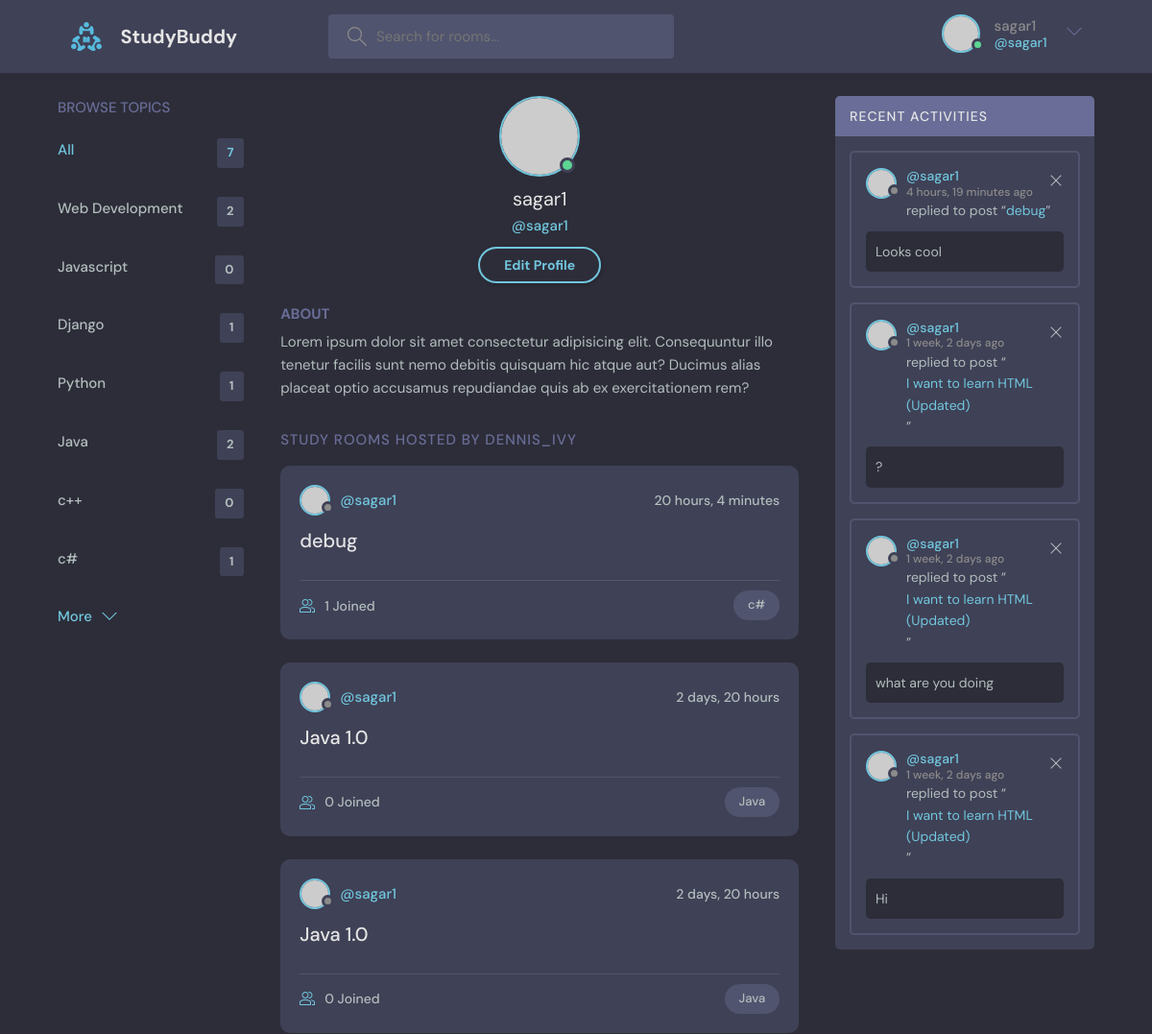
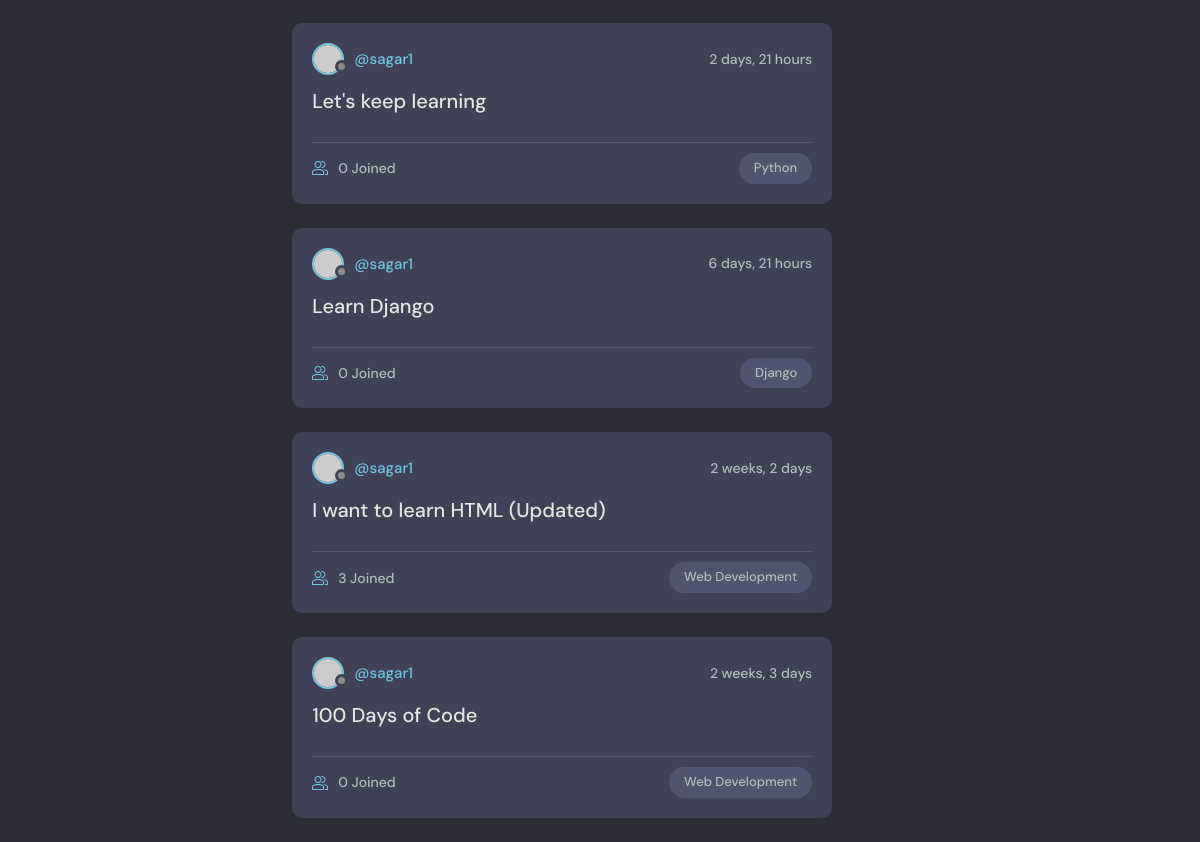
/profile/1/ (signed in), run on the app's committed database (2 pictures, top to bottom).
### base/models.py (models this page shows, shortened)
class Topic(models.Model):
    name = models.CharField(max_length=200)

class Room(models.Model):
    host = models.ForeignKey(User, on_delete=models.SET_NULL, null=True)
    topic = models.ForeignKey(Topic, on_delete=models.SET_NULL, null=True)
    name = models.CharField(max_length=200)
    description = models.TextField(null = True, blank = True)
    participants = models.ManyToManyField(User, related_name='participants', blank = True)
    updated = models.DateTimeField(auto_now=True)
    created = models.DateTimeField(auto_now_add=True)
    class Meta:
        ordering = ['-updated', '-created']
    def __str__(self):
        return self.name

class Message(models.Model):
    user = models.ForeignKey(User, on_delete=models.CASCADE)
    room = models.ForeignKey(Room, on_delete=models.CASCADE)
    body = models.TextField()
    updated = models.DateTimeField(auto_now=True)
    created = models.DateTimeField(auto_now_add=True)
    class Meta:
        ordering = ['-updated', '-created']

### base/views.py (the view)
# urls.py: path('profile/<str:pk>/', views.userProfile, name='user-profile'),
def userProfile(request, pk):
    user = User.objects.get(id=pk)
    rooms = user.room_set.all()
    room_message = user.message_set.all()
    topic = Topic.objects.all()
    context = {'user':user, 'rooms':rooms, 'room_messages':room_message, 'topic':topic}
    return render(request, 'base/profile.html', context)

### base/templates/base/profile.html
{% extends 'main.html' %}
{% block content %}
  <main class="profile-page layout layout--3">
    <div class="container">
      {% include 'base/topic_components.html' %}
      <div class="roomList">
        <div class="profile">
          <div class="profile__avatar">
            <div class="avatar avatar--large active">
              <img src="https://randomuser.me/api/portraits/men/11.jpg" />
            </div>
          </div>
          <div class="profile__info">
            <h3>{{user.username}}</h3>
            <p>@{{user.username}}</p>
            {% if request.user == user %}
            <a href="{% url 'update-user' %}" class="btn btn--main btn--pill">Edit Profile</a>
            {% endif %}
          </div>
          <div class="profile__about">
            <h3>About</h3>
            <p>
              Lorem ipsum dolor sit amet consectetur adipisicing elit. Consequuntur illo tenetur
              facilis sunt nemo debitis quisquam hic atque aut? Ducimus alias placeat optio
              accusamus repudiandae quis ab ex exercitationem rem?
            </p>
          </div>
        </div>
        <div class="roomList__header">
          <div>
            <h2>Study Rooms Hosted by dennis_ivy</a>
            </h2>
          </div>
        </div>
      {% include 'base/feed_component.html' %}
      </div>
      {% include 'base/activity_component.html' %}
    </div>
  </main>
{% endblock content %}

### Templates/navbar.html (shortened to what this page needs)
{% load static %}
<header class="header header--loggedIn">
      <div class="container">
        <a href="{% url 'home' %}" class="header__logo">
          <img src="{% static 'images/logo.svg' %}" />
          <h1>StudyBuddy</h1>
        </a>
        <form class="header__search" method="GET" action="{% url 'home' %}">
          <label>
            <input placeholder="Search for rooms..." />
          </label>
        </form>
        <nav class="header__menu">
          {% if request.user.is_authenticated %}
          <div class="header__user">
            <a href="{% url 'update-user' %}">
              <div class="avatar avatar--medium active">
                <img src="https://randomuser.me/api/portraits/men/37.jpg" />
              </div>
              <p>{{request.user.username}} <span>@{{request.user.username}}</span></p>
            </a>
            <button class="dropdown-button">
              <svg version="1.1" xmlns="http://www.w3.org/2000/svg" width="32" height="32" viewBox="0 0 32 32">
                <title>chevron-down</title>
                <path d="M16 21l-13-13h-3l16 16 16-16h-3l-13 13z"></path>
              </svg>
            </button>
          </div>
          {% else %}
          <a href="{% url 'login' %}">
            <img src="{% static 'images/avatar.svg' %}" />
            <p>Login</p>
          </a>
          {% endif %}
        </nav>
      </div>
    </header>

### base/templates/base/topic_components.html
<div class="topics">
  <div class="topics__header">
    <h2>Browse Topics</h2>
  </div>
  <ul class="topics__list">
    <li>
      <a href="{% url 'home' %}" class="active">All <span>{{topic.count}}</span></a>
    </li>
      {% for topic in topic %}
    <li>
      <a href="{%url 'home' %}?q={{topic.name}}">{{topic.name}} <span>{{topic.room_set.all.count}}</span></a>
    </li>
      {% endfor %}
  </ul>
  <a class="btn btn--link" href="topics.html">
    More
    <svg version="1.1" xmlns="http://www.w3.org/2000/svg" width="32" height="32" viewBox="0 0 32 32">
      <title>chevron-down</title>
      <path d="M16 21l-13-13h-3l16 16 16-16h-3l-13 13z"></path>
    </svg>
  </a>
</div>

### base/templates/base/feed_component.html (shortened to what this page needs)
{% for room in rooms %}
<div class="roomListRoom">
        <div class="roomListRoom__header">
          <a href="{% url 'user-profile' room.host.id %}" class="roomListRoom__author">
            <div class="avatar avatar--small">
              <img src="https://randomuser.me/api/portraits/women/11.jpg" />
            </div>
            <span>@{{room.host.username}}</span>
          </a>
          <div class="roomListRoom__actions">
            <span>{{room.created|timesince}}</span>
          </div>
        </div>
        <div class="roomListRoom__content">
          <a href="{% url 'room' room.id %}">{{room.name}}</a>
        </div>
        <div class="roomListRoom__meta">
          <a href="{% url 'room' room.id %}" class="roomListRoom__joined">
            {{room.participants.all.count}} Joined
          </a>
          <p class="roomListRoom__topic">{{room.topic.name}}</p>
        </div>
      </div>
{% endfor %}

### base/templates/base/activity_component.html
<div class="activities">
      <div class="activities__header">
        <h2>Recent Activities</h2>
      </div>
    {% for message in room_messages %}
      <div class="activities__box">
        <div class="activities__boxHeader roomListRoom__header">
          <a href="{% url 'user-profile' message.user.id %}" class="roomListRoom__author">
            <div class="avatar avatar--small">
              <img src="https://randomuser.me/api/portraits/women/11.jpg" />
            </div>
            <p>
              @{{message.user}}
              <span>{{message.created|timesince}} ago</span>
            </p>
          </a>
            {% if request.user == message.user %}
          <div class="roomListRoom__actions">
            <a href="{% url 'delete-message' message.id %}">
              <svg version="1.1" xmlns="http://www.w3.org/2000/svg" width="32" height="32" viewBox="0 0 32 32">
                <title>remove</title>
                <path
                  d="M27.314 6.019l-1.333-1.333-9.98 9.981-9.981-9.981-1.333 1.333 9.981 9.981-9.981 9.98 1.333 1.333 9.981-9.98 9.98 9.98 1.333-1.333-9.98-9.98 9.98-9.981z"
                ></path>
              </svg>
            </a>
          </div>
            {% endif %}
        </div>
        <div class="activities__boxContent">
          <p>replied to post “<a href="{% url 'room' message.room.id %}">{{message.room}}</a>”</p>
          <div class="activities__boxRoomContent">
          {{message.body}}
          </div>
        </div>
      </div>
    {% endfor %}
    </div>

### data on the page
Topic: name "Web Development", room_set.all.count "2"
Topic: name "Javascript", room_set.all.count "0"
Topic: name "Django", room_set.all.count "1"
Topic: name "Python", room_set.all.count "1"
Topic: name "Java", room_set.all.count "2"
Topic: name "c++", room_set.all.count "0"
Topic: name "c#", room_set.all.count "1"
Room: host.username "sagar1", created "20 hours, 4 minutes", name "debug", participants.all.count "1", topic.name "c#"
Room: host.username "sagar1", created "2 days, 20 hours", name "Java 1.0", participants.all.count "0", topic.name "Java"
Room: host.username "sagar1", created "2 days, 20 hours", name "Java 1.0", participants.all.count "0", topic.name "Java"
Room: host.username "sagar1", created "2 days, 21 hours", name "Let's keep learning", participants.all.count "0", topic.name "Python"
Room: host.username "sagar1", created "6 days, 21 hours", name "Learn Django", participants.all.count "0", topic.name "Django"
Room: host.username "sagar1", created "2 weeks, 2 days", name "I want to learn HTML (Updated)", participants.all.count "3", topic.name "Web Development"
Room: host.username "sagar1", created "2 weeks, 3 days", name "100 Days of Code", participants.all.count "0", topic.name "Web Development"
Message: user "sagar1", created "4 hours, 19 minutes", room "debug", body "Looks cool"
Message: user "sagar1", created "1 week, 2 days", room "I want to learn HTML (Updated)", body "?"
Message: user "sagar1", created "1 week, 2 days", room "I want to learn HTML (Updated)", body "what are you doing"
Message: user "sagar1", created "1 week, 2 days", room "I want to learn HTML (Updated)", body "Hi"

### other printed values
{{ request.user.username }} "sagar1"
{{ topic.count }} "7"
{{ user.username }} "sagar1"
